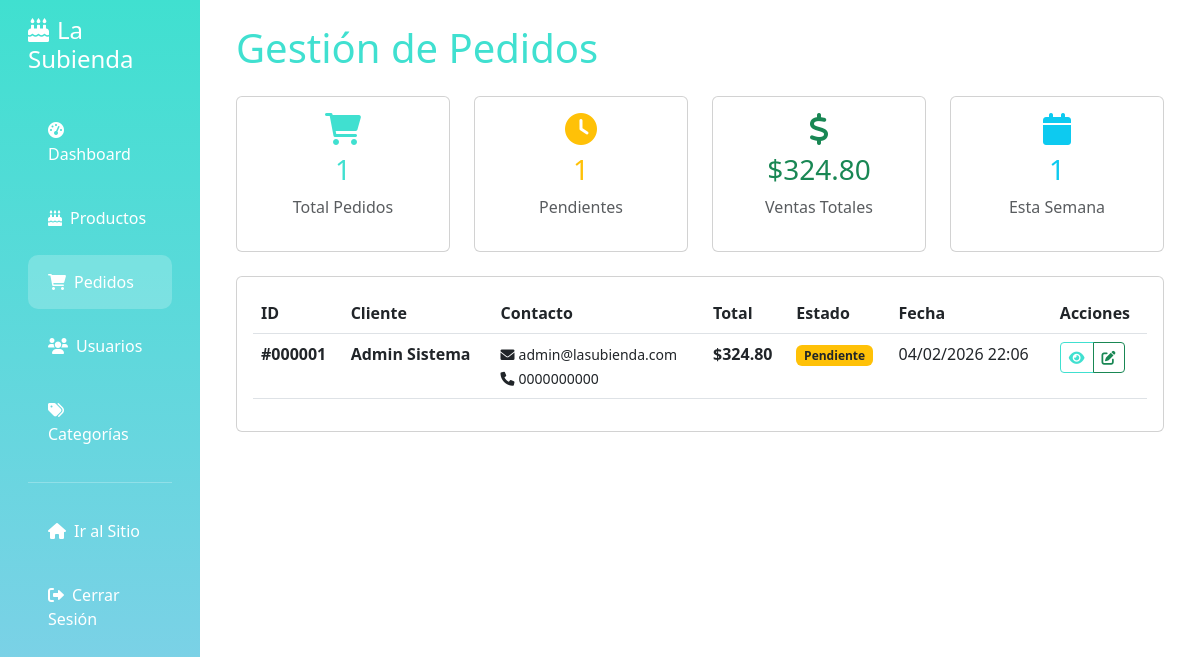
Page /admin/pedidos.php (signed in) on the committed database.
### tables this page shows
CREATE TABLE `pedidos` (
  `id` int(11) NOT NULL,
  `usuario_id` int(11) DEFAULT NULL,
  `total` decimal(10,2) NOT NULL,
  `estado` enum('pendiente','procesando','completado','cancelado') DEFAULT 'pendiente',
  `fecha_pedido` timestamp NOT NULL DEFAULT current_timestamp()
);

CREATE TABLE `usuarios` (
  `id` int(11) NOT NULL,
  `nombre` varchar(100) NOT NULL,
  `apellido` varchar(100) NOT NULL,
  `cedula` varchar(20) NOT NULL,
  `direccion` text NOT NULL,
  `telefono` varchar(20) NOT NULL,
  `email` varchar(100) NOT NULL,
  `password` varchar(255) NOT NULL,
  `rol` enum('usuario','admin') DEFAULT 'usuario',
  `fecha_registro` timestamp NOT NULL DEFAULT current_timestamp()
);

### admin/pedidos.php (the view, shortened to what this page needs)
<?php
require_once '../config/database.php';
$stmt = $conn->prepare("
    SELECT p.*, u.nombre, u.apellido, u.email, u.telefono
    FROM pedidos p
    JOIN usuarios u ON p.usuario_id = u.id
    ORDER BY p.fecha_pedido DESC
");
$stmt->execute();
$pedidos = $stmt->fetchAll(PDO::FETCH_ASSOC);
$stmt = $conn->prepare("SELECT COUNT(*) as total FROM pedidos");
$stmt->execute();
$total_pedidos = $stmt->fetch(PDO::FETCH_ASSOC)['total'];
$stmt = $conn->prepare("SELECT COUNT(*) as total FROM pedidos WHERE estado = 'pendiente'");
$stmt->execute();
$pedidos_pendientes = $stmt->fetch(PDO::FETCH_ASSOC)['total'];
$stmt = $conn->prepare("SELECT SUM(total) as total FROM pedidos WHERE estado != 'cancelado'");
$stmt->execute();
$ventas_totales = $stmt->fetch(PDO::FETCH_ASSOC)['total'] ?? 0;
?>
<!DOCTYPE html>
<html lang="es">
<head>
    <link href="https://cdn.jsdelivr.net/npm/bootstrap@5.3.0/dist/css/bootstrap.min.css" rel="stylesheet">
    <link href="https://cdnjs.cloudflare.com/ajax/libs/font-awesome/6.0.0/css/all.min.css" rel="stylesheet">
    <link href="../assets/css/style.css" rel="stylesheet">
</head>
<body>
    <div class="container-fluid">
        <div class="row">
            <div class="col-md-3 col-lg-2 admin-sidebar">
                <div class="p-3">
                    <h4 class="text-white mb-4">
                        <i class="fas fa-birthday-cake me-2"></i>La Subienda
                    </h4>
                    <nav class="nav flex-column">
                        <a class="nav-link" href="index.php">
                            <i class="fas fa-tachometer-alt me-2"></i>Dashboard
                        </a>
                        <a class="nav-link" href="productos.php">
                            <i class="fas fa-birthday-cake me-2"></i>Productos
                        </a>
                        <a class="nav-link active" href="pedidos.php">
                            <i class="fas fa-shopping-cart me-2"></i>Pedidos
                        </a>
                        <a class="nav-link" href="usuarios.php">
                            <i class="fas fa-users me-2"></i>Usuarios
                        </a>
                        <a class="nav-link" href="categorias.php">
                            <i class="fas fa-tags me-2"></i>Categorías
                        </a>
                        <hr class="text-white">
                        <a class="nav-link" href="../index.php">
                            <i class="fas fa-home me-2"></i>Ir al Sitio
                        </a>
                        <a class="nav-link" href="../logout.php">
                            <i class="fas fa-sign-out-alt me-2"></i>Cerrar Sesión
                        </a>
                    </nav>
                </div>
            </div>
            <div class="col-md-9 col-lg-10">
                <div class="p-4">
                    <h1 class="text-primary mb-4">Gestión de Pedidos</h1>
                    <div class="row mb-4">
                        <div class="col-md-3">
                            <div class="card text-center">
                                <div class="card-body">
                                    <i class="fas fa-shopping-cart fa-2x text-primary mb-2"></i>
                                    <h3 class="text-primary"><?php echo $total_pedidos; ?></h3>
                                    <p class="text-muted">Total Pedidos</p>
                                </div>
                            </div>
                        </div>
                        <div class="col-md-3">
                            <div class="card text-center">
                                <div class="card-body">
                                    <i class="fas fa-clock fa-2x text-warning mb-2"></i>
                                    <h3 class="text-warning"><?php echo $pedidos_pendientes; ?></h3>
                                    <p class="text-muted">Pendientes</p>
                                </div>
                            </div>
                        </div>
                        <div class="col-md-3">
                            <div class="card text-center">
                                <div class="card-body">
                                    <i class="fas fa-dollar-sign fa-2x text-success mb-2"></i>
                                    <h3 class="text-success">$<?php echo number_format($ventas_totales, 2); ?></h3>
                                    <p class="text-muted">Ventas Totales</p>
                                </div>
                            </div>
                        </div>
                        <div class="col-md-3">
                            <div class="card text-center">
                                <div class="card-body">
                                    <i class="fas fa-calendar fa-2x text-info mb-2"></i>
                                    <h3 class="text-info"><?php echo count(array_filter($pedidos, function($p) { return strtotime($p['fecha_pedido']) > strtotime('-7 days'); })); ?></h3>
                                    <p class="text-muted">Esta Semana</p>
                                </div>
                            </div>
                        </div>
                    </div>
                    <div class="card">
                        <div class="card-body">
                            <div class="table-responsive">
                                <table class="table table-hover">
                                    <thead>
                                        <tr>
                                            <th>ID</th>
                                            <th>Cliente</th>
                                            <th>Contacto</th>
                                            <th>Total</th>
                                            <th>Estado</th>
                                            <th>Fecha</th>
                                            <th>Acciones</th>
                                        </tr>
                                    </thead>
                                    <tbody>
                                        <?php foreach ($pedidos as $pedido): ?>
                                        <tr>
                                            <td>
                                                <strong>#<?php echo str_pad($pedido['id'], 6, '0', STR_PAD_LEFT); ?></strong>
                                            </td>
                                            <td>
                                                <strong><?php echo htmlspecialchars($pedido['nombre'] . ' ' . $pedido['apellido']); ?></strong>
                                            </td>
                                            <td>
                                                <small>
                                                    <i class="fas fa-envelope me-1"></i><?php echo htmlspecialchars($pedido['email']); ?><br>
                                                    <i class="fas fa-phone me-1"></i><?php echo htmlspecialchars($pedido['telefono']); ?>
                                                </small>
                                            </td>
                                            <td>
                                                <strong>$<?php echo number_format($pedido['total'], 2); ?></strong>
                                            </td>
                                            <td>
                                                <?php
                                                $badge_class = '';
                                                switch($pedido['estado']) {
                                                    case 'pendiente': $badge_class = 'bg-warning text-dark'; break;
                                                }
                                                ?>
                                                <span class="badge <?php echo $badge_class; ?>"><?php echo ucfirst($pedido['estado']); ?></span>
                                            </td>
                                            <td>
                                                <?php echo date('d/m/Y H:i', strtotime($pedido['fecha_pedido'])); ?>
                                            </td>
                                            <td>
                                                <div class="btn-group" role="group">
                                                    <button class="btn btn-sm btn-outline-primary"
                                                            onclick="verDetalle(<?php echo $pedido['id']; ?>)">
                                                        <i class="fas fa-eye"></i>
                                                    </button>
                                                    <button class="btn btn-sm btn-outline-success"
                                                            onclick="cambiarEstado(<?php echo $pedido['id']; ?>, '<?php echo $pedido['estado']; ?>')">
                                                        <i class="fas fa-edit"></i>
                                                    </button>
                                                </div>
                                            </td>
                                        </tr>
                                        <?php endforeach; ?>
                                    </tbody>
                                </table>
                            </div>
                        </div>
                    </div>
                </div>
            </div>
        </div>
    </div>
</body>
</html>

### assets/css/style.css (style rules this page uses)
:root { --primary-color: #40e0d0; --secondary-color: #87ceeb; --light-blue: #e0f6ff; --white: #ffffff; --dark-text: #2c3e50; --light-gray: #f8f9fa; }
body { font-family: "Segoe UI", Tahoma, Geneva, Verdana, sans-serif; background-color: var(--white); color: var(--dark-text); }
.btn-outline-primary { color: var(--primary-color); border-color: var(--primary-color); }
.text-primary { color: var(--primary-color) !important; }
.admin-sidebar { background: linear-gradient( 180deg, var(--primary-color), var(--secondary-color) ); min-height: 100vh; color: white; }
.admin-sidebar .nav-link { color: white; padding: 15px 20px; border-radius: 10px; margin: 5px 0; transition: all 0.3s ease; }
.admin-sidebar .nav-link:hover, .admin-sidebar .nav-link.active { background: rgba(255, 255, 255, 0.2); color: white; }

### rows in the picture
pedidos: id "000001", usuario.apellido "Admin Sistema", usuario.email "admin@lasubienda.com", usuario.telefono "0000000000", total "324.80", estado "Pendiente", fecha_pedido "04/02/2026 22:06"

### other values in the picture
$total_pedidos "1"
$pedidos_pendientes "1"
$ventas_totales "324.80"
